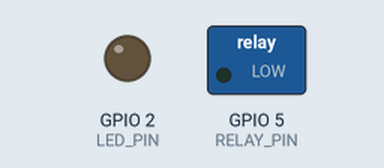
The sketch below on a simulated ESP32. On the bench: switched loads named in the sketch (green lamp = pin HIGH), output pins drawn as LEDs (lit = HIGH). WiFi joins after 1.5 s; servers stay silent unless stated; what the sketch prints to the serial monitor is not drawn.

Above: at 0.5 s.
At 2.0 s:
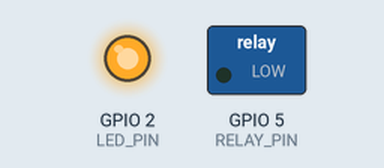
Timing chart, 0 to 3.5 s (numbered marks = the images above):
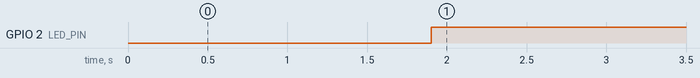

Measured:
- by itself, GPIO 2 (LED_PIN): LOW → HIGH at 1.9 s

The sketch:

pc-remote.ino
```cpp
#include <WiFi.h>
#include <WebServer.h>
#include "config.h"

const int RELAY_PIN = 5;
const int LED_PIN = 2;
const unsigned long RELAY_DURATION_MS = 2000;

WebServer server(80);
bool relayActive = false;
unsigned long relayStartAt = 0;

void connectWiFi() {
  Serial.print("Conectando em ");
  Serial.println(WIFI_SSID);

  WiFi.begin(WIFI_SSID, WIFI_PASSWORD);

  int attempts = 0;
  while (WiFi.status() != WL_CONNECTED && attempts < 30) {
    delay(500);
    Serial.print(".");
    attempts++;
  }

  Serial.println();
  if (WiFi.status() == WL_CONNECTED) {
    Serial.print("WiFi conectado! IP: ");
    Serial.println(WiFi.localIP());
  } else {
    Serial.println("Falha ao conectar WiFi.");
  }
}

bool isTokenValid() {
  if (!server.hasArg("token")) {
    server.send(401, "application/json", "{\"error\":\"token ausente\"}");
    return false;
  }

  if (server.arg("token") != API_TOKEN) {
    server.send(401, "application/json", "{\"error\":\"token invalido\"}");
    return false;
  }

  return true;
}

void handleTurnOn() {
  if (!isTokenValid()) {
    return;
  }

  digitalWrite(RELAY_PIN, HIGH);
  relayActive = true;
  relayStartAt = millis();

  server.send(200, "application/json", "{\"success\":true,\"message\":\"rele acionado\"}");
}

void handleStatus() {
  const String relayState = relayActive ? "on" : "off";
  const String payload = "{\"status\":\"online\",\"relay\":\"" + relayState + "\"}";
  server.send(200, "application/json", payload);
}

void handleHealth() {
  server.send(200, "application/json", "{\"status\":\"ok\"}");
}

void setup() {
  Serial.begin(115200);
  delay(400);

  pinMode(RELAY_PIN, OUTPUT);
  pinMode(LED_PIN, OUTPUT);
  digitalWrite(RELAY_PIN, LOW);

  connectWiFi();

  server.on("/turn-on", HTTP_GET, handleTurnOn);
  server.on("/status", HTTP_GET, handleStatus);
  server.on("/health", HTTP_GET, handleHealth);
  server.begin();

  Serial.println("Servidor HTTP iniciado na porta 80.");
}

void loop() {
  server.handleClient();

  if (relayActive && (millis() - relayStartAt >= RELAY_DURATION_MS)) {
    digitalWrite(RELAY_PIN, LOW);
    relayActive = false;
  }

  digitalWrite(LED_PIN, WiFi.status() == WL_CONNECTED ? HIGH : LOW);
}
```

config.h
```cpp
#ifndef PC_REMOTE_LOCAL_CONFIG_H
#define PC_REMOTE_LOCAL_CONFIG_H

#include "../config.h"

#endif
```
